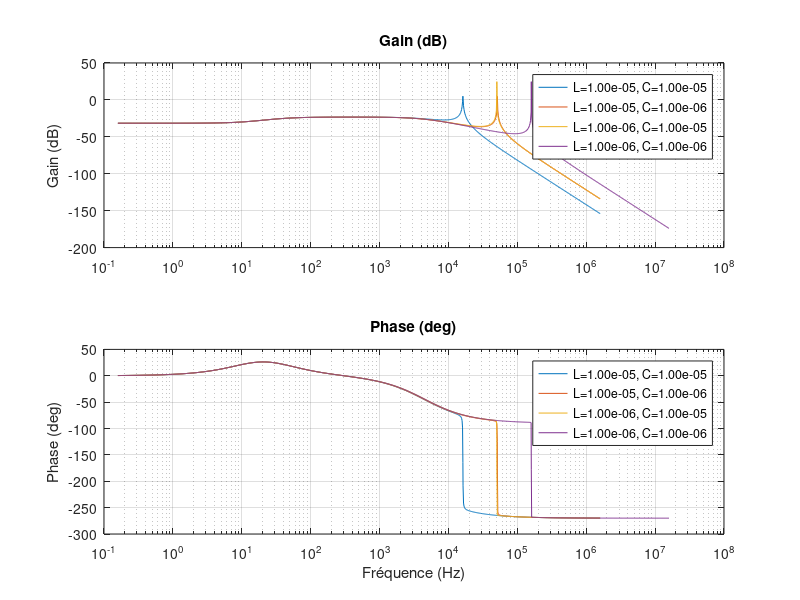

This figure's MATLAB source:
a = 4e-6;
J = 0.498e-7;
Km = 0.00966;
Rm = 14.6;
Lm = 5.02e-4;

% Plage des valeurs de L et C
L_min = 1e-6;
L_max = 5e-4;
C_min = 1e-6;
C_max = 5e-4;

% Résolution pour L et C
L_values = [1e-5, 1e-6]; % 5 valeurs entre L_min et L_max
C_values = [1e-5, 1e-6]; % 5 valeurs entre C_min et C_max

% Préparation de la figure
figure;
hold on;
grid on;
title('Diagrammes de Bode pour différentes combinaisons de L et C');
xlabel('Fréquence (Hz)');
ylabel('Gain et phase');

% Liste des labels pour la légende
legendEntries = {};

% Boucles sur L et C
for L = L_values
    for C = C_values
        % Numérateur et dénominateur de la fonction de transfert
        num = [J, a];
        den = [L*C*Lm*J, L*C*(Lm*a + Rm*J), (2*L*J + L*C*(Rm*a + Km*Km) + Lm*J), ...
               (Lm*a + Rm*J + 2*L*a), (Km*Km + Rm*a)];
        
        % Fonction de transfert
        Hs = tf(num, den);
        
        % Tracer le diagramme de Bode
        [mag, phase, w] = bode(Hs); % Obtenir les données de Bode
        mag = squeeze(mag); % Réduire les dimensions pour le gain
        phase = squeeze(phase); % Réduire les dimensions pour la phase
        f = w / (2*pi); % Convertir les pulsations en fréquences (Hz)
        
        % Tracer gain et phase sur le même graphe
        subplot(2, 1, 1); % Gain
        semilogx(f, 20*log10(mag)); 
        hold on;
        subplot(2, 1, 2); % Phase
        semilogx(f, phase); 
        hold on;

        % Ajouter une entrée dans la légende
        legendEntries{end+1} = sprintf('L=%.2e, C=%.2e', L, C);
    end
end

% Ajouter les légendes
subplot(2, 1, 1);
legend(legendEntries, 'Location', 'best');
title('Gain (dB)');
ylabel('Gain (dB)');
grid on;

subplot(2, 1, 2);
legend(legendEntries, 'Location', 'best');
title('Phase (deg)');
xlabel('Fréquence (Hz)');
ylabel('Phase (deg)');
grid on;

hold off;
